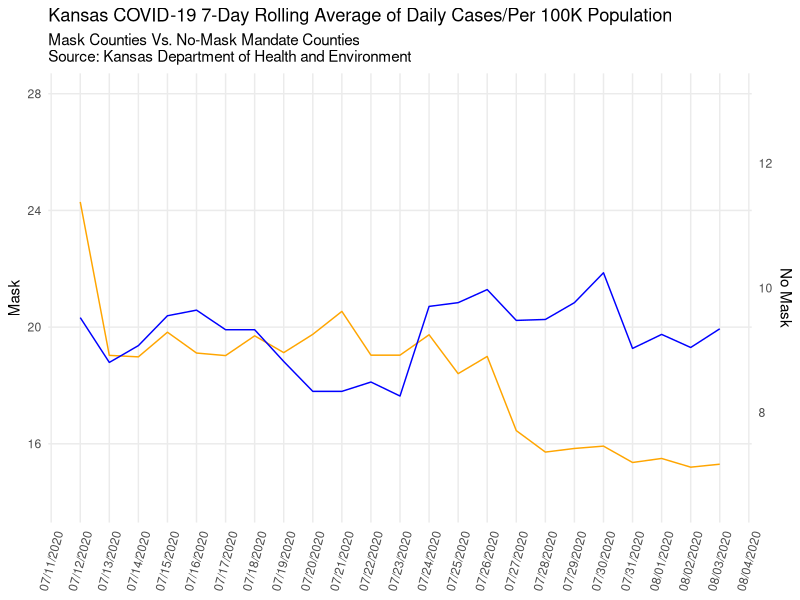
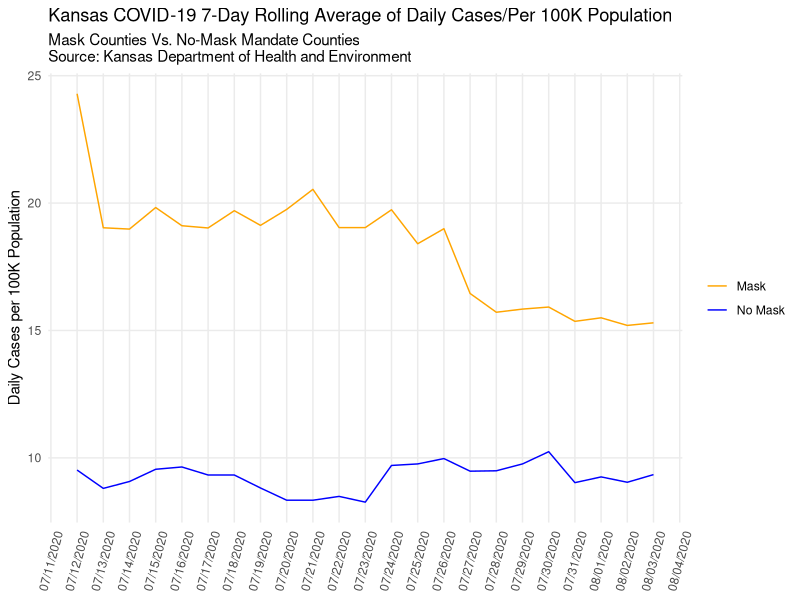

Generate these figures, in order, with R:
## ---- chunk 1
library(tidyverse) 
## ---- chunk 2

df <- read_csv("kansas_grouped_rolling_avg.csv")

head(df)

# separate the two groups first
masked <- df %>% filter(mask_mandate == "Mask")
unmasked <- df %>% filter(mask_mandate == "No Mask")


# scale factor to align the two different ranges. I played around with the scale factor to 
  # make the lines overlap like they did in the graph 

scale_factor <- max(masked$rolling_avg) / max(unmasked$rolling_avg) * 0.9

ggplot() +
  geom_line(data = masked, aes(x = date, y = rolling_avg), color = "orange") +
  geom_line(data = unmasked, aes(x = date, y = rolling_avg * scale_factor), color = "blue") +
  scale_y_continuous(
    name = "Mask",
    limits = c(14, 28),
    sec.axis = sec_axis(~ . / scale_factor, name = "No Mask", breaks = seq(4, 14, by = 2))
  ) +
  labs(
    title = "Kansas COVID-19 7-Day Rolling Average of Daily Cases/Per 100K Population",
    subtitle = "Mask Counties Vs. No-Mask Mandate Counties\nSource: Kansas Department of Health and Environment",
    x = NULL
  ) +
  scale_x_date(date_labels = "%m/%d/%Y", date_breaks = "1 day") +
  theme_minimal() +
  theme(
    axis.text.x = element_text(angle = 75, vjust = 0.5),
    panel.grid.minor = element_blank()
  )

## ---- chunk 3

ggplot() +
  geom_line(data = masked, aes(x = date, y = rolling_avg, color = "Mask")) +
  geom_line(data = unmasked, aes(x = date, y = rolling_avg, color = "No Mask")) +
  scale_color_manual(values = c("Mask" = "orange", "No Mask" = "blue")) +
  labs(
    title = "Kansas COVID-19 7-Day Rolling Average of Daily Cases/Per 100K Population",
    subtitle = "Mask Counties Vs. No-Mask Mandate Counties\nSource: Kansas Department of Health and Environment",
    x = NULL,
    y = "Daily Cases per 100K Population",
    color = NULL
  ) +
  scale_x_date(date_labels = "%m/%d/%Y", date_breaks = "1 day") +
  theme_minimal() +
  theme(
    axis.text.x = element_text(angle = 75, vjust = 0.5),
    panel.grid.minor = element_blank(),
    legend.position = "right"
  )

